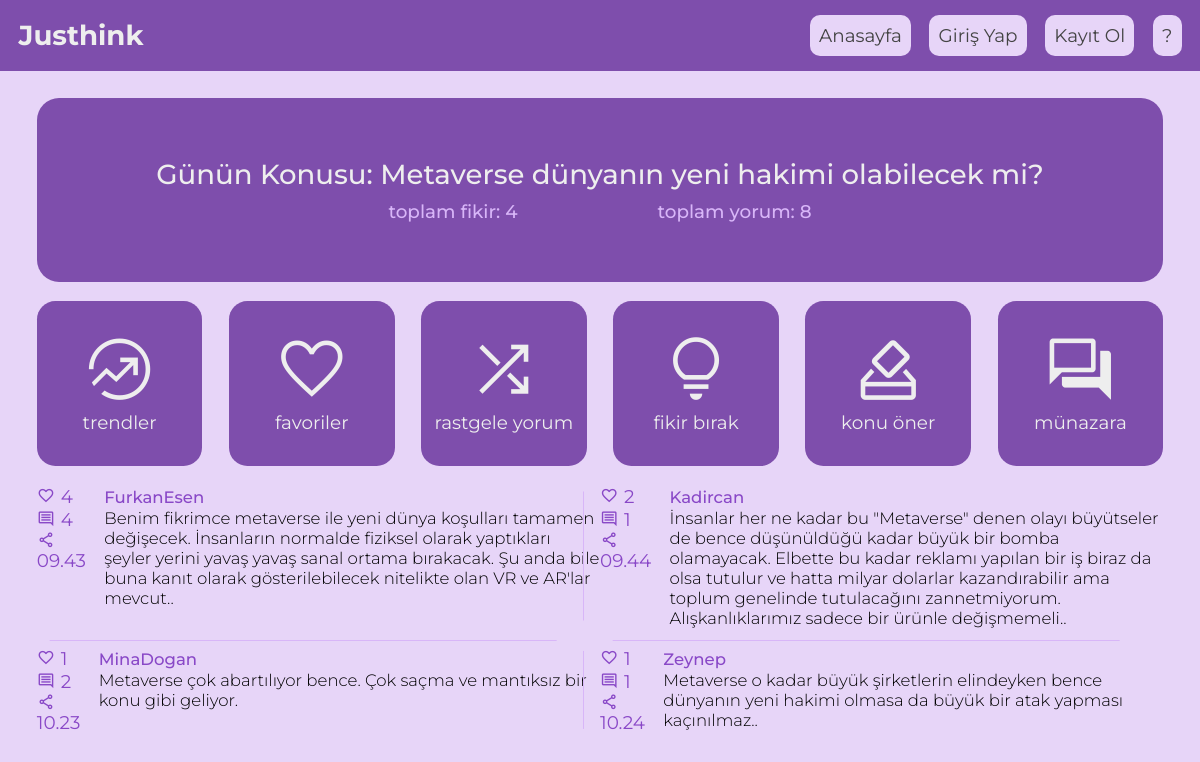
The page / on the database its author committed.
### discord/models.py (models this page shows)
class Topic(models.Model):
    id = models.AutoField(primary_key=True)
    idea_name = models.CharField(max_length=100)
    idea_description = models.TextField()
    idea_genre = models.CharField(max_length=10, choices=IDEA_GENRES, default='trend')
    idea_deadline = models.DateTimeField(default=datetime.datetime.now())

class Idea(models.Model):
    id = models.AutoField(primary_key=True)
    topic = models.ForeignKey(to = Topic, on_delete=models.CASCADE)
    idea_author = models.ForeignKey(to = User, on_delete=models.CASCADE)
    idea_content = models.TextField()
    idea_likes = models.IntegerField(default=0)
    idea_comments = models.IntegerField(default=0)
    comment_publish_date = models.CharField(max_length=6)

### main/views.py (the view)
# urls.py: path('', home_view, name = 'home'),
def home_view(request):
    try:
        profile = Profile.objects.get(Q(user = request.user))
    except Profile.DoesNotExist:
        profile = {'ui_theme': 'tema1'}
    except TypeError:
        profile = {'ui_theme': 'tema1'}
    return (
        render(request, 'home.html', {'ideas': Idea.objects.all(), 'topic': Topic.objects.first(), 'comments': IdeaComment.objects.all(), 'profile': profile})
    )

### templates/home.html (shortened to what this page needs)
{% extends 'base.html' %}
{% block head %} <link rel="stylesheet" href="static/home.css"> <script src="/static/home.js" defer></script> {% endblock %}
{% block content %}
<div class="todays-topic">
    <h3>Günün Konusu: <span>{{topic.idea_name}}</span></h3>
    <div class="stats">
        <div class="toplam-oylama">
            toplam fikir: <span>{{ ideas|length }}</span>
        </div>
        <div class="toplam-yorum">
            toplam yorum: <span>{{ comments|length }}</span>
        </div>
    </div>
</div>
<div class="feed">
    <a href="./discord/trends" class="trends feed-item">
        <span class="material-symbols-outlined">
            </span>
        trendler
        </a>
    <a href="./discord/favourites" class="favourites feed-item">
        <span class="material-symbols-outlined">
            </span>
        favoriler
    </a>
    <a href="./discord/random_ideas" class="random-comment feed-item">
        <span class="material-symbols-outlined">
            </span>
        rastgele yorum
    </a>
    <a href="./discord/send_idea" class="give-idea feed-item">
        <span class="material-symbols-outlined">
            </span>fikir bırak
    </a>
    <a href="./discord/suggest_topic" class="suggest-topic feed-item"><span class="material-symbols-outlined">
        </span>konu öner</a>
    <a href="./discord/debate" class="debate feed-item">
        <span class="material-symbols-outlined">
            </span>münazara</a>
</div>
<div class="ideas">
    {% for idea in ideas %}
    <div class="idea">
        <div class="left-layout">
            <div class="interactions">
                <div class="likes">
                    <a href="./discord/like_idea/{{idea.id}}" class="material-symbols-outlined">favorite<a> <span>{{ idea.idea_likes }}</span>
                </div>
                <div class="comments">
                    <a href="./discord/inspect_idea/{{idea.id}}" class="material-symbols-outlined">comment<a> <span>{{ idea.idea_comments }}</span>
                </div>
                <a href="./discord/share_idea/{{idea.id}}" class="material-symbols-outlined" onclick="shareIdea()">share<a>
            </div>
            <span class="datetime">{{ idea.comment_publish_date }}</span>
        </div>
        <div class="right-layout">
            <h4><a href="./auth/profile/{{idea.idea_author.username}}">{{idea.idea_author.username}}</a></h4>
            <p class="reason">{{idea.idea_content}}.</p>
        </div>
    </div>
    {% endfor %}
</div>
{% endblock %}

### templates/base.html (shortened to what this page needs)
{% load static %}
<!DOCTYPE html>
<html lang="en">
<head>
    <link rel="stylesheet" href="/static/index.css">
    {% block head %}
    {% endblock head %}
</head>
<body>
<header>
    <nav>
        <h1>Justhink</h1>
        <ul class="navbar__nav">
            <li><a class="nav-item"  href="../..">Anasayfa</a></li>
            {% if user.is_authenticated %}
                  <li><a class="nav-item" href="/auth/logout">Çıkış Yap</a></li>
                  <li><a class="nav-item" href="/auth/profile">Hesabım</a></li>
            {% else %}
                <li><a class="nav-item" href="/auth/login">Giriş Yap</a></li>
                <li><a class="nav-item" href="/auth/register">Kayıt Ol</a></li>
            {% endif %}
            <li><a class="nav-item" href="#help">?</a></li>
        </ul>
    </nav>
</header>
<main>
    {% block content %}
    {% endblock content %}
</main>
</body>
</html>

### static/index.css (style rules this page uses)
html { overflow-x: hidden; }
nav { background-color: var(--color-primary); display: flex; justify-content: space-between; padding: 1rem; align-items: center; color: var(--color-white); }
nav ul { display: flex; gap: 1rem; }
nav ul a { color: var(--color-white); }
.nav-item { border-radius: 10px; padding: .5rem; transition: all .2s ease-in; }
.nav-item:last-of-type { background-color: #e8dcf2; }
main { display: flex; flex-direction: column; padding: 1.5rem 2rem; gap: 1rem; }

### static/home.css (style rules this page uses)
main .todays-topic { color: var(--color-white); background-color: var(--color-primary); border-radius: 1.2rem; height: 10rem; text-align: center; display: flex; align-items: center; justify-content: center; flex-direction: column; gap: .5rem; }
main .todays-topic h3 { font-weight: 500; font-size: 1.5rem; }
main .todays-topic .stats { display: flex; justify-content: space-between; width: 23rem; color: var(--color-secondary); font-weight: 500; }
.feed { display: flex; justify-content: space-between; text-align: center; }
.feed-item { display: flex; flex-direction: column; justify-content: center; align-items: center; background-color: var(--color-primary); flex-basis: 9rem; height: 9rem; border-radius: 1.0rem; color: var(--color-white); font-size: 1.0rem; position: relative; transition: all .2s ease-in; }
.feed-item span { transition: all .2s ease-in; }
.feed-item span { margin-bottom: .2rem; font-size: 4rem; }
.ideas { display: flex; flex-wrap: wrap; row-gap: 1rem; }
.idea { display: flex; align-items: flex-start; flex-basis: 50%; position: relative; }
.idea .left-layout { display: flex; flex-direction: column; margin-right: 1rem; }
.idea .interactions { display: flex; flex-direction: column; }
.idea .left-layout * { color: var(--color-primary-dark); }
.idea .interactions > div { display: flex; align-items: center; }
.idea .interactions > div span { margin-left: .3rem; }
.idea .interactions a { transition: all .1s ease-in; }
.idea .right-layout { display: flex; flex-direction: column; gap: .1rem; font-size: .9rem; }
.idea:nth-of-type(even) .left-layout::before { content: ''; position: absolute; left: -3%; top: 0; background-color: var(--color-secondary); width: 1px; height: 90%; transform: translateY(5%); }
.idea:nth-of-type(n+3)::before { content: ''; position: absolute; height: .1px; width: 90%; background-color: var(--color-secondary); transform: translateX(2.5%); top: -8%; }
.idea .right-layout h4 a { color: var(--color-primary-dark) !important; font-weight: 500; }
.idea .right-layout p { font-weight: 300; word-wrap: break-all; white-space: normal; }

### rows shown on the page
Topic: idea_name "Metaverse dünyanın yeni hakimi olabilecek mi?"
Idea: idea_likes "4", idea_comments "4", comment_publish_date "09.43", idea_author.username "FurkanEsen", idea_content "Benim fikrimce metaverse ile yeni dünya koşulları tamamen değişecek. İnsanların normalde fiziksel olarak yaptıkları şeyler yerini yavaş yavaş sanal ortama bırakacak. Şu anda bile buna kanıt olarak gösterilebilecek nitelikte olan VR ve AR'lar mevcut."
Idea: idea_likes "2", idea_comments "1", comment_publish_date "09.44", idea_author.username "Kadircan", idea_content "İnsanlar her ne kadar bu \"Metaverse\" denen olayı büyütseler de bence düşünüldüğü kadar büyük bir bomba olamayacak. Elbette bu kadar reklamı yapılan bir iş biraz da olsa tutulur ve hatta milyar dolarlar kazandırabilir ama toplum genelinde tutulacağını zannetmiyorum. Alışkanlıklarımız sadece bir ürünle değişmemeli."
Idea: idea_likes "1", idea_comments "2", comment_publish_date "10.23", idea_author.username "MinaDogan", idea_content "Metaverse çok abartılıyor bence. Çok saçma ve mantıksız bir konu gibi geliyor"
Idea: idea_likes "1", idea_comments "1", comment_publish_date "10.24", idea_author.username "Zeynep", idea_content "Metaverse o kadar büyük şirketlerin elindeyken bence dünyanın yeni hakimi olmasa da büyük bir atak yapması kaçınılmaz."

### other values the page prints
{{ ideas|length }} "4"
{{ comments|length }} "8"
